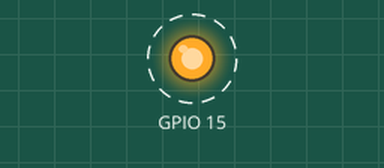
Recording of a program running on a simulated ESP8266 board running MicroPython. Parts: output pins drawn as LEDs (lit = HIGH). Dashed ring = blinking.

Above: at 0.2 s.
Timing chart, 0 to 3.0 s (numbered marks = the images above):
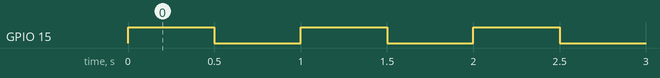

The program:

main.py
```python
import time

from machine import Pin


def blink_led(pin_id):
    led = Pin(pin_id, Pin.OUT)
    led.off()

    while True:
        led.on()
        time.sleep(0.5)
        led.off()
        time.sleep(0.5)

# IO15 connected to input of led
# GND connected to 1K transistor -> output of led
blink_led(15)
```

Measured:
- by itself, GPIO 15: alternates HIGH for 0.50 s and LOW for 0.50 s
